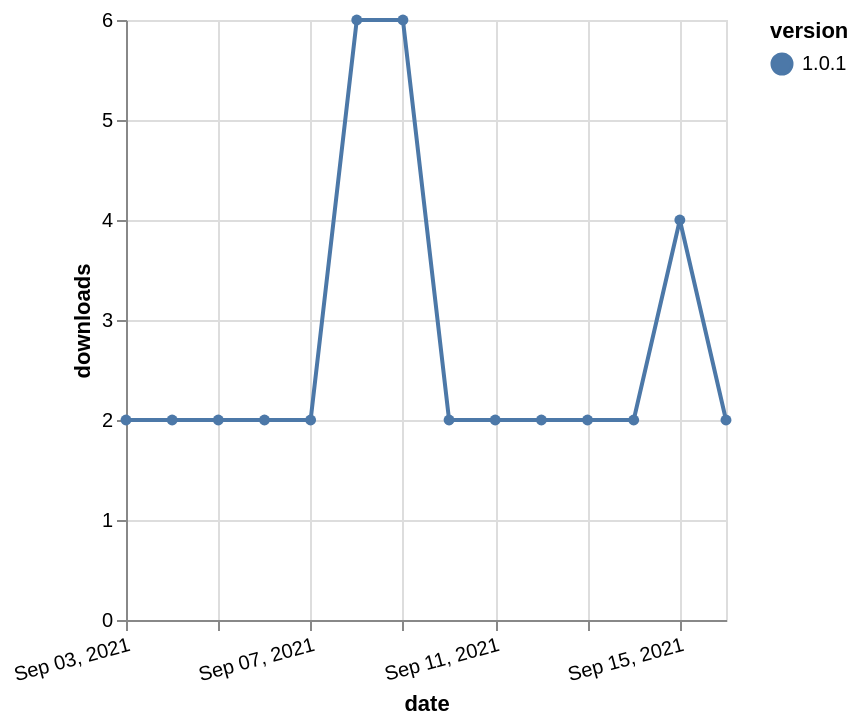

Describe this chart as a Vega-Lite specification.
### Vega-Lite specification from a JSON file in a GitHub repository (floating-point values rounded to 4 significant figures)
{"$schema": "https://vega.github.io/schema/vega-lite/v5.json", "description": "A simple bar chart with embedded data.", "data": {"values": [{"date": "2021-09-03", "total": 3168, "delta": 2, "version": "1.0.1"}, {"date": "2021-09-04", "total": 3170, "delta": 2, "version": "1.0.1"}, {"date": "2021-09-05", "total": 3172, "delta": 2, "version": "1.0.1"}, {"date": "2021-09-06", "total": 3174, "delta": 2, "version": "1.0.1"}, {"date": "2021-09-07", "total": 3176, "delta": 2, "version": "1.0.1"}, {"date": "2021-09-08", "total": 3182, "delta": 6, "version": "1.0.1"}, {"date": "2021-09-09", "total": 3188, "delta": 6, "version": "1.0.1"}, {"date": "2021-09-10", "total": 3190, "delta": 2, "version": "1.0.1"}, {"date": "2021-09-11", "total": 3192, "delta": 2, "version": "1.0.1"}, {"date": "2021-09-12", "total": 3194, "delta": 2, "version": "1.0.1"}, {"date": "2021-09-13", "total": 3196, "delta": 2, "version": "1.0.1"}, {"date": "2021-09-14", "total": 3198, "delta": 2, "version": "1.0.1"}, {"date": "2021-09-15", "total": 3202, "delta": 4, "version": "1.0.1"}, {"date": "2021-09-16", "total": 3204, "delta": 2, "version": "1.0.1"}]}, "width": "container", "mark": {"type": "line", "point": {"filled": true}}, "encoding": {"x": {"field": "date", "type": "temporal", "timeUnit": "yearmonthdate", "title": "date", "axis": {"labelAngle": -15}}, "y": {"field": "delta", "type": "quantitative", "title": "downloads"}, "color": {"field": "version", "type": "nominal"}, "tooltip": {"field": "delta"}}}
